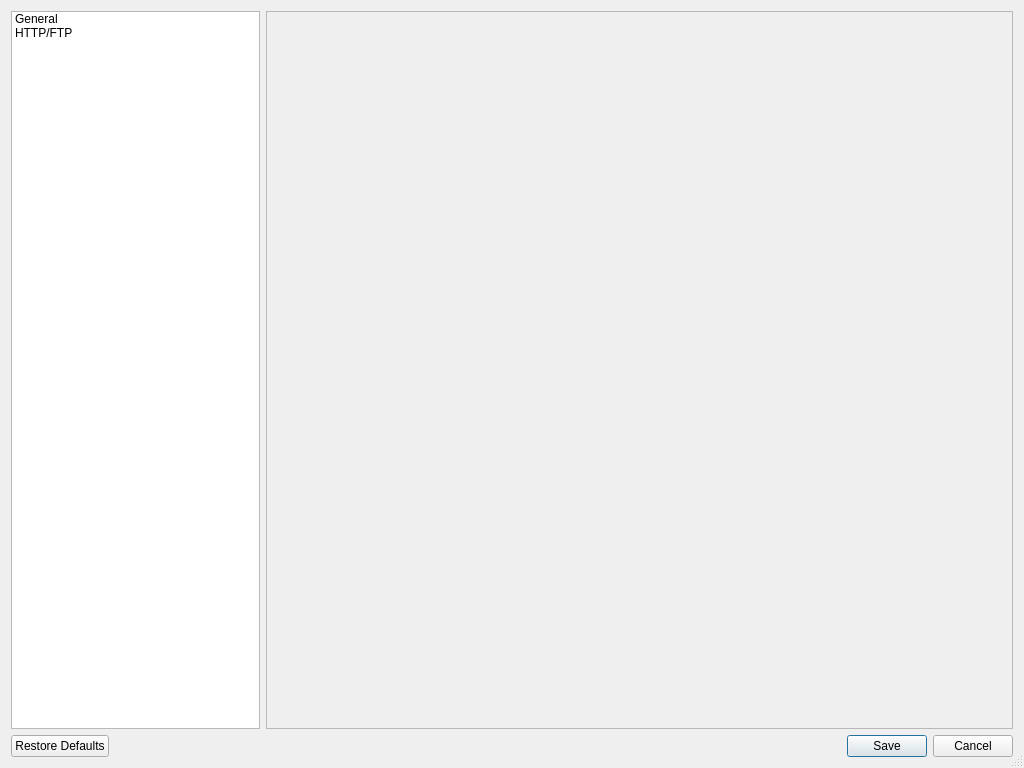
<?xml version="1.0" encoding="UTF-8"?>
<ui version="4.0">
 <class>Settings</class>
 <widget class="QDialog" name="Settings">
  <property name="geometry">
   <rect>
    <x>0</x>
    <y>0</y>
    <width>1024</width>
    <height>768</height>
   </rect>
  </property>
  <property name="windowTitle">
   <string>FyreDL - Settings</string>
  </property>
  <property name="sizeGripEnabled">
   <bool>true</bool>
  </property>
  <layout class="QVBoxLayout" name="verticalLayout_19" stretch="0,0">
   <item>
    <layout class="QHBoxLayout" name="main_horizLayout" stretch="2,6">
     <item>
      <layout class="QVBoxLayout" name="settings_chooser_layout">
       <item>
        <widget class="QListWidget" name="settings_list_widget">
         <item>
          <property name="text">
           <string>General</string>
          </property>
          <property name="icon">
           <iconset resource="assets.qrc">
            <normaloff>:/icons/assets-img/system-run-3.png</normaloff>:/icons/assets-img/system-run-3.png</iconset>
          </property>
         </item>
         <item>
          <property name="text">
           <string>HTTP/FTP</string>
          </property>
          <property name="icon">
           <iconset resource="assets.qrc">
            <normaloff>:/icons/assets-img/gftp.png</normaloff>:/icons/assets-img/gftp.png</iconset>
          </property>
         </item>
        </widget>
       </item>
      </layout>
     </item>
     <item>
      <layout class="QVBoxLayout" name="settings_adjuster_layout" stretch="0">
       <item>
        <widget class="QStackedWidget" name="settings_stacked_widget">
         <property name="frameShape">
          <enum>QFrame::StyledPanel</enum>
         </property>
         <widget class="QWidget" name="page"/>
         <widget class="QWidget" name="page_2"/>
        </widget>
       </item>
      </layout>
     </item>
    </layout>
   </item>
   <item>
    <widget class="QDialogButtonBox" name="buttonBox">
     <property name="orientation">
      <enum>Qt::Horizontal</enum>
     </property>
     <property name="standardButtons">
      <set>QDialogButtonBox::Cancel|QDialogButtonBox::RestoreDefaults|QDialogButtonBox::Save</set>
     </property>
    </widget>
   </item>
  </layout>
 </widget>
 <resources>
  <include location="assets.qrc"/>
 </resources>
 <connections>
  <connection>
   <sender>buttonBox</sender>
   <signal>accepted()</signal>
   <receiver>Settings</receiver>
   <slot>accept()</slot>
   <hints>
    <hint type="sourcelabel">
     <x>248</x>
     <y>254</y>
    </hint>
    <hint type="destinationlabel">
     <x>157</x>
     <y>274</y>
    </hint>
   </hints>
  </connection>
  <connection>
   <sender>buttonBox</sender>
   <signal>rejected()</signal>
   <receiver>Settings</receiver>
   <slot>reject()</slot>
   <hints>
    <hint type="sourcelabel">
     <x>316</x>
     <y>260</y>
    </hint>
    <hint type="destinationlabel">
     <x>286</x>
     <y>274</y>
    </hint>
   </hints>
  </connection>
 </connections>
</ui>
